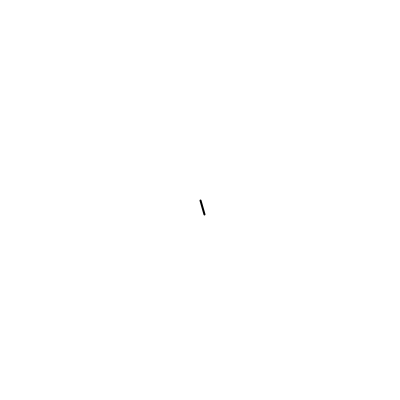
Frame 1 (no input)
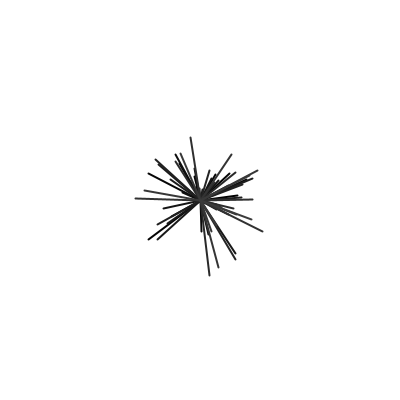
Frame 60 (the mouse pressed at the canvas centre just before this capture)
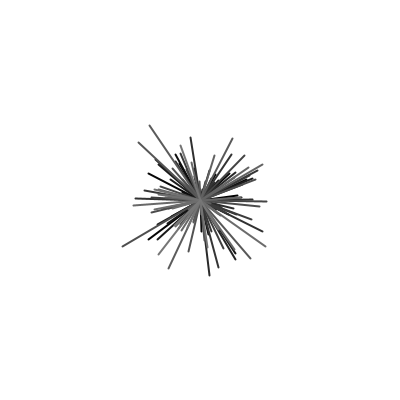
Frame 120 (the mouse held since frame 60 and released just before this capture)

The Processing sketch that drew these frames (run headless with seeded random() and noise(); from frame 60 on, the mouse is pressed at the canvas centre):

// Processing sketch: sketch_180722a
// ── sketch_180722a.pde
int col = 0;
int colVector = 1;

void setup() {
  size(400,400);
  background(255);
  strokeWeight(2);
}

void draw() {
  int x = int(map(randomGaussian(), -3, 3, 100, 300));
  int y = int(map(randomGaussian(), -3, 3, 100, 300));
  stroke(col);
  line(200, 200, x, y);
  if (col > 255 || col < 0)
    colVector *= -1;
  col += colVector;
}
